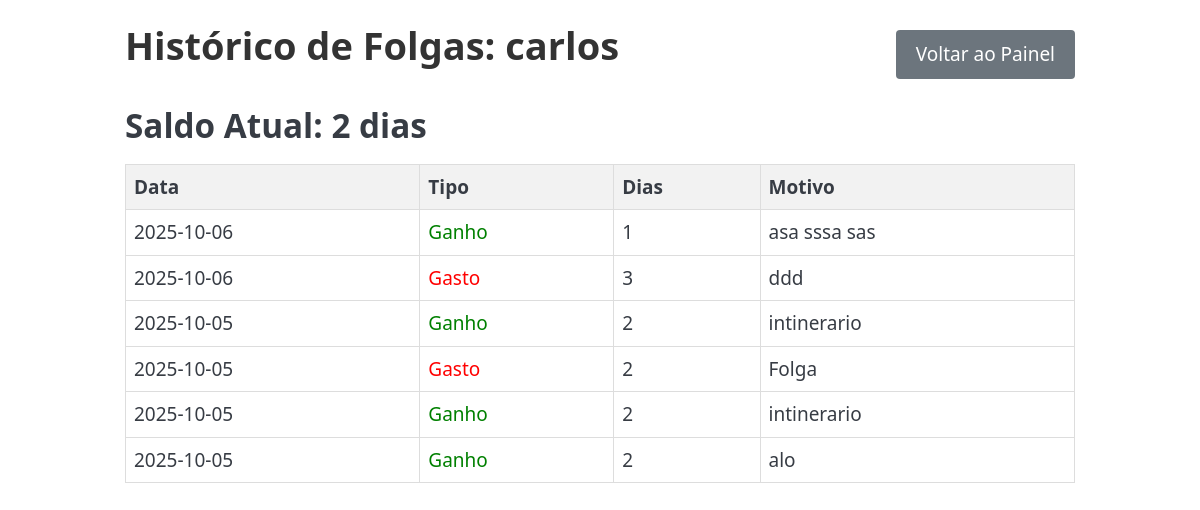
The page /historico_usuario/2 (signed in) on the database its author committed.
### tables this page shows
CREATE TABLE usuarios (
    id INTEGER PRIMARY KEY AUTOINCREMENT,
    nome TEXT UNIQUE NOT NULL,
    senha TEXT NOT NULL,
    saldo_atual INTEGER NOT NULL DEFAULT 0,
    is_admin INTEGER NOT NULL DEFAULT 0
);

CREATE TABLE transacoes (
    id INTEGER PRIMARY KEY AUTOINCREMENT,
    id_usuario INTEGER NOT NULL,
    tipo TEXT NOT NULL,
    dias INTEGER NOT NULL,
    data TEXT NOT NULL,
    motivo TEXT NOT NULL,
    -- NOVA COLUNA PARA O STATUS DA SOLICITAÇÃO
    status TEXT NOT NULL DEFAULT 'pendente' CHECK(status IN ('pendente', 'aprovado', 'recusado')),
    FOREIGN KEY (id_usuario) REFERENCES usuarios (id) ON DELETE CASCADE
);

### app.py (the view)
@app.route('/historico_usuario/<int:id_usuario>')
@admin_required
def historico_usuario(id_usuario):
    db = get_db()
    usuario = db.execute('SELECT * FROM usuarios WHERE id = ?', (id_usuario,)).fetchone()
    if not usuario: abort(404)
    transacoes = db.execute('SELECT * FROM transacoes WHERE id_usuario = ? ORDER BY data DESC', (id_usuario,)).fetchall()
    return render_template('historico_usuario.html', usuario=usuario, transacoes=transacoes)

### app.py (called while the page is built)
def get_db():
    db = getattr(g, '_database', None)
    if db is None:
        db = g._database = sqlite3.connect(DATABASE)
        db.row_factory = sqlite3.Row
    return db

@app.teardown_appcontext
def close_connection(exception):
    db = getattr(g, '_database', None)
    if db is not None:
        db.close()

def admin_required(f):
    @wraps(f)
    def decorated_function(*args, **kwargs):
        if not session.get('is_admin'):
            abort(403)
        return f(*args, **kwargs)
    return decorated_function

### templates/historico_usuario.html (shortened to what this page needs)
{% extends "base.html" %}
{% block content %}
<div class="header">
    <h1>Histórico de Folgas: {{ usuario.nome }}</h1>
    <a href="{{ url_for('admin_panel') }}" class="back-link">Voltar ao Painel</a>
</div>
<h2>Saldo Atual: {{ usuario.saldo_atual }} dias</h2>
<table>
    <thead>
        <tr>
            <th>Data</th>
            <th>Tipo</th>
            <th>Dias</th>
            <th>Motivo</th>
        </tr>
    </thead>
    <tbody>
        {% for t in transacoes %}
        <tr>
            <td>{{ t.data }}</td>
            <td class="{{ t.tipo }}">
                {% if t.tipo == 'ganho' %}
                    Ganho
                {% else %}
                    Gasto
                {% endif %}
            </td>
            <td>{{ t.dias }}</td>
            <td>{{ t.motivo }}</td>
        </tr>
        {% else %}
        <tr>
            <td colspan="4" style="text-align: center;">Nenhuma transação encontrada para este funcionário.</td>
        </tr>
        {% endfor %}
    </tbody>
</table>
{% endblock %}

### static/custom.css (style rules this page uses)
:root { --pico-primary: #1E88E5; --pico-primary-hover: #1565C0; --pico-primary-focus: rgba(30, 136, 229, 0.25); --pico-font-family: "Segoe UI", Roboto, "Helvetica Neue", Arial, sans-serif; --pico-border-radius: 8px; --pico-spacing: 1.25rem; }

### templates/historico_usuario.html (style rules this page uses)
.header { display: flex; justify-content: space-between; align-items: center; margin-bottom: 20px; }
h1 { color: #333; }
table { width: 100%; border-collapse: collapse; margin-top: 20px; }
th, td { border: 1px solid #ddd; padding: 8px; text-align: left; }
th { background-color: #f2f2f2; }
.ganho { color: green; }
.gasto { color: red; }
.back-link { text-align: center; display: inline-block; padding: 10px 20px; background-color: #6c757d; color: white; text-decoration: none; border-radius: 4px; }

### rows shown on the page
usuarios: nome "carlos", saldo_atual "2"
transacoes: data "2025-10-06", tipo "Ganho", dias "1", motivo "asa sssa sas"
transacoes: data "2025-10-06", tipo "Gasto", dias "3", motivo "ddd"
transacoes: data "2025-10-05", tipo "Ganho", dias "2", motivo "intinerario"
transacoes: data "2025-10-05", tipo "Gasto", dias "2", motivo "Folga"
transacoes: data "2025-10-05", tipo "Ganho", dias "2", motivo "intinerario"
transacoes: data "2025-10-05", tipo "Ganho", dias "2", motivo "alo"
